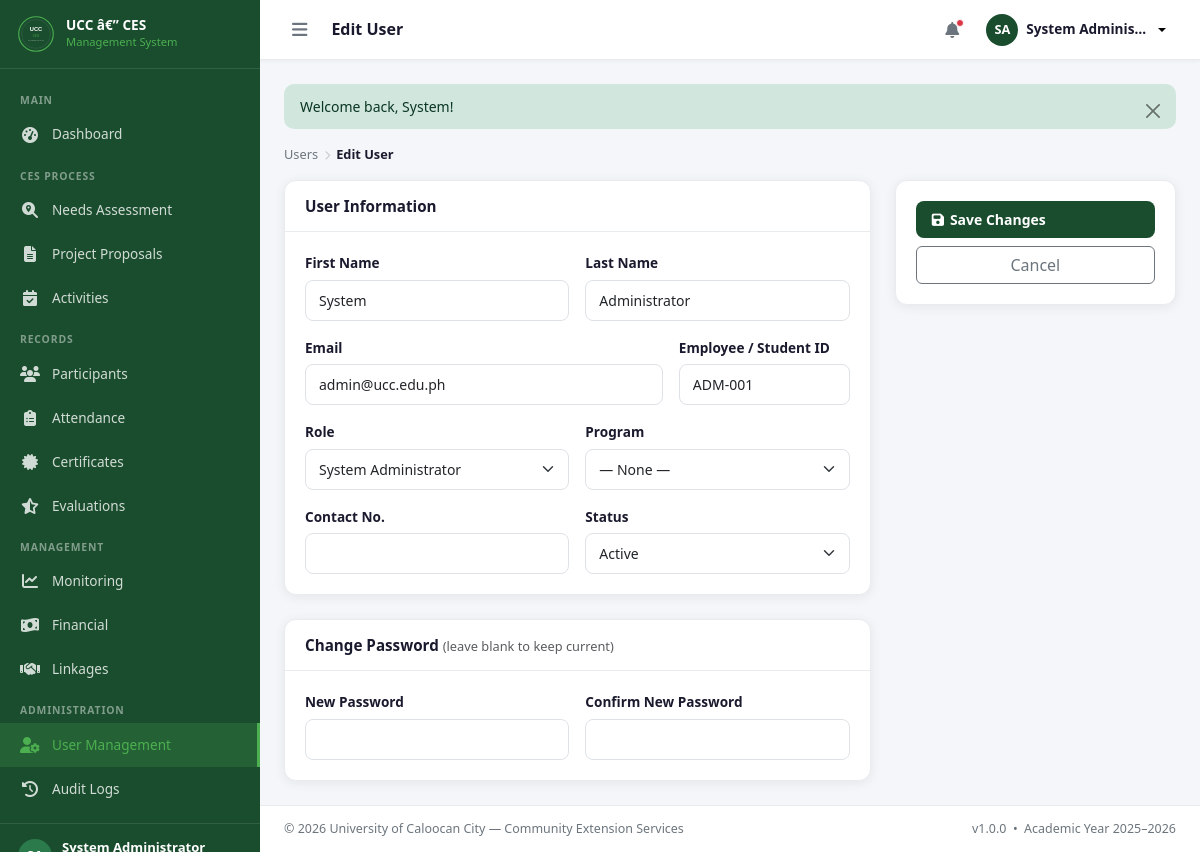
Page /users/edit/1 (signed in) on the committed database.
### tables this page shows
CREATE TABLE `users` (
  `id`           INT UNSIGNED NOT NULL AUTO_INCREMENT,
  `program_id`   INT UNSIGNED DEFAULT NULL,
  `employee_id`  VARCHAR(50)  DEFAULT NULL COMMENT 'Employee or student ID number',
  `first_name`   VARCHAR(100) NOT NULL,
  `last_name`    VARCHAR(100) NOT NULL,
  `email`        VARCHAR(150) NOT NULL,
  `password`     VARCHAR(255) NOT NULL COMMENT 'bcrypt hashed',
  `role`         ENUM('admin','ces_head','program_head','faculty','student') NOT NULL DEFAULT 'student',
  `contact_no`   VARCHAR(20)  DEFAULT NULL,
  `avatar`       VARCHAR(255) DEFAULT NULL,
  `is_active`    TINYINT(1)  NOT NULL DEFAULT 1,
  `last_login`   TIMESTAMP   NULL DEFAULT NULL,
  `created_at`   TIMESTAMP   NOT NULL DEFAULT CURRENT_TIMESTAMP,
  `updated_at`   TIMESTAMP   NOT NULL DEFAULT CURRENT_TIMESTAMP ON UPDATE CURRENT_TIMESTAMP,
  PRIMARY KEY (`id`),
  UNIQUE KEY `uq_users_email` (`email`),
  KEY `fk_users_program` (`program_id`),
  CONSTRAINT `fk_users_program` FOREIGN KEY (`program_id`) REFERENCES `programs` (`id`) ON DELETE SET NULL
);

### core/Controller.php (called while the page is built, shortened)
<?php
class Controller
{
    protected function view(string $view, array $data = [], string $layout = 'main'): void
    {
        extract($data, EXTR_SKIP);
        $viewFile   = APP_PATH . "/views/{$view}.php";
        $layoutFile = APP_PATH . "/views/layouts/{$layout}.php";
        require $viewFile;
        require $layoutFile;
    }
}

### app/controllers/UsersController.php (called while the page is built, shortened)
<?php
class UsersController extends Controller
{
    private UserModel $model;
    public function __construct() { $this->model = new UserModel(); }
    public function edit(string $id): void
    {
        $user = $this->model->findById((int)$id);
        $this->view('users/edit',['pageTitle'=>'Edit User','editUser'=>$user,'programs'=>$this->model->getPrograms()]);
    }
}

### core/App.php (called while the page is built, shortened)
<?php
class App
{
    private string $method     = 'index';
    public function __construct()
    {
        $this->parseUrl();
    }
    private function parseUrl(): void
    {
        $url = $_GET['url'] ?? '';
        $url = rtrim($url, '/');
        $url = filter_var($url, FILTER_SANITIZE_URL);
        $segments = $url ? explode('/', $url) : [];
        $controllerInstance = new $this->controller();
        if (!empty($segments[1])) {
            $methodName = $this->toCamelCase($segments[1]);
            if (method_exists($controllerInstance, $methodName)) {
                $this->method = $methodName;
            } else {
                $this->notFound();
                return;
            }
        }
        $this->params = array_slice($segments, 2);
        call_user_func_array([$controllerInstance, $this->method], $this->params);
    }
    private function toClassName(string $segment): string
    {
        return str_replace(' ', '', ucwords(str_replace(['-', '_'], ' ', $segment)));
    }
    private function toCamelCase(string $segment): string
    {
        $pascal = $this->toClassName($segment);
        return lcfirst($pascal);
    }
}

### index.php (called while the page is built, shortened)
<?php
require_once __DIR__ . '/config/app.php';
require_once __DIR__ . '/config/database.php';
require_once __DIR__ . '/core/Database.php';
require_once __DIR__ . '/core/Session.php';
require_once __DIR__ . '/core/Auth.php';
require_once __DIR__ . '/core/Model.php';
require_once __DIR__ . '/core/Controller.php';
require_once __DIR__ . '/core/App.php';
require_once __DIR__ . '/helpers/functions.php';
new App();

### core/Model.php (called while the page is built, shortened)
<?php
class Model
{
    protected PDO $db;
    public function __construct()
    {
        $this->db = Database::getInstance();
    }
    protected function fetchOne(string $sql, array $params = []): array|false
    {
        $stmt = $this->db->prepare($sql);
        $stmt->execute($params);
        return $stmt->fetch();
    }
}

### core/Database.php (called while the page is built, shortened)
<?php
class Database
{
    private static ?PDO $instance = null;
    public static function getInstance(): PDO
    {
        if (self::$instance === null) {
            $dsn = sprintf(
                'mysql:host=%s;port=%s;dbname=%s;charset=%s',
                DB_HOST, DB_PORT, DB_NAME, DB_CHARSET
            );
            try {
                self::$instance = new PDO($dsn, DB_USER, DB_PASS, [
                    PDO::ATTR_ERRMODE            => PDO::ERRMODE_EXCEPTION,
                    PDO::ATTR_DEFAULT_FETCH_MODE => PDO::FETCH_ASSOC,
                    PDO::ATTR_EMULATE_PREPARES   => false,
                    PDO::MYSQL_ATTR_INIT_COMMAND => "SET NAMES utf8mb4 COLLATE utf8mb4_unicode_ci",
                ]);
            } catch (PDOException $e) {
                error_log('[DB ERROR] ' . $e->getMessage());
                http_response_code(500);
                exit('<h1>Database connection failed.</h1><p>Please contact the system administrator.</p>');
            }
        }
        return self::$instance;
    }
}

### app/models/UserModel.php (called while the page is built, shortened)
<?php
class UserModel extends Model
{
    public function findById(int $id): array|false
    {
        return $this->fetchOne(
            "SELECT u.*, p.name AS program_name
             FROM users u
             LEFT JOIN programs p ON p.id = u.program_id
             WHERE u.id = :id
             LIMIT 1",
            [':id' => $id]
        );
    }
}

### core/Session.php (called while the page is built, shortened)
<?php
class Session
{
    public static function get(string $key, mixed $default = null): mixed
    {
        return $_SESSION[$key] ?? $default;
    }
}

### core/Auth.php (called while the page is built, shortened)
<?php
class Auth
{
    public static function user(): ?array
    {
        return Session::get('auth_user');
    }
}

### app/views/users/edit.php (the view, shortened to what this page needs)
<div class="ces-breadcrumb mb-3"><a href="<?= url('users') ?>">Users</a><span class="separator"><i class="fa fa-chevron-right" style="font-size:.6rem;"></i></span><span class="current">Edit User</span></div>
<form method="POST" action="<?= url('users/update/'.$editUser['id']) ?>">
    <div class="row g-4">
        <div class="col-lg-8">
            <div class="ces-card mb-4"><div class="ces-card-header"><h3 class="card-title">User Information</h3></div><div class="ces-card-body"><div class="row g-3">
                <div class="col-md-6"><label class="form-label">First Name</label><input type="text" name="first_name" class="form-control" value="<?= e($editUser['first_name']) ?>" required></div>
                <div class="col-md-6"><label class="form-label">Last Name</label><input type="text" name="last_name" class="form-control" value="<?= e($editUser['last_name']) ?>" required></div>
                <div class="col-md-8"><label class="form-label">Email</label><input type="email" name="email" class="form-control" value="<?= e($editUser['email']) ?>" required></div>
                <div class="col-md-4"><label class="form-label">Employee / Student ID</label><input type="text" name="employee_id" class="form-control" value="<?= e($editUser['employee_id']) ?>"></div>
                <div class="col-md-6"><label class="form-label">Role</label><select name="role" class="form-select"><?php foreach(ROLE_LABELS as $val=>$lbl): ?><option value="<?= $val ?>" <?= $editUser['role']===$val?'selected':'' ?>><?= $lbl ?></option><?php endforeach; ?></select></div>
                <div class="col-md-6"><label class="form-label">Program</label><select name="program_id" class="form-select"><option value="">— None —</option></select></div>
                <div class="col-md-6"><label class="form-label">Contact No.</label><input type="tel" name="contact_no" class="form-control" value="<?= e($editUser['contact_no']) ?>"></div>
                <div class="col-md-6"><label class="form-label">Status</label><select name="is_active" class="form-select"><option value="1" <?= $editUser['is_active']?'selected':'' ?>>Active</option><option value="0" <?= !$editUser['is_active']?'selected':'' ?>>Inactive</option></select></div>
            </div></div></div>
            <div class="ces-card"><div class="ces-card-header"><h3 class="card-title">Change Password <small class="text-muted" style="font-weight:400;font-size:.8rem;">(leave blank to keep current)</small></h3></div><div class="ces-card-body"><div class="row g-3">
                <div class="col-md-6"><label class="form-label">New Password</label><input type="password" name="new_password" class="form-control" minlength="8"></div>
                <div class="col-md-6"><label class="form-label">Confirm New Password</label><input type="password" name="new_password_confirm" class="form-control"></div>
            </div></div></div>
        </div>
        <div class="col-lg-4"><div class="ces-card"><div class="ces-card-body d-grid gap-2">
            <button type="submit" class="btn-ces-primary"><i class="fa fa-save"></i> Save Changes</button>
            <a href="<?= url('users') ?>" class="btn btn-outline-secondary">Cancel</a>
        </div></div></div>
    </div>
</form>

### app/views/layouts/header.php (shortened to what this page needs)
<?php
$user      = Auth::user();
$initials  = strtoupper(substr($user['first_name'], 0, 1) . substr($user['last_name'], 0, 1));
$pageTitle = $pageTitle ?? 'Dashboard';
?>
<header class="topbar">
    <div class="topbar-left">
        <button class="sidebar-toggle" id="sidebarToggle" aria-label="Toggle sidebar">
            <i class="fa fa-bars"></i>
        </button>
        <h1 class="page-title"><?= e($pageTitle) ?></h1>
    </div>
    <div class="topbar-right">
        <button class="topbar-btn" title="Notifications">
            <i class="fa fa-bell"></i>
            <span class="topbar-badge"></span>
        </button>
        <div class="dropdown">
            <button class="topbar-user dropdown-toggle" data-bs-toggle="dropdown" aria-expanded="false">
                <div class="topbar-avatar">
                    <?php if (!empty($user['avatar'])): ?>
                        <img src="<?= asset('uploads/' . e($user['avatar'])) ?>" alt="">
                    <?php else: ?>
                        <?= e($initials) ?>
                    <?php endif; ?>
                </div>
                <span class="topbar-user-name"><?= e($user['first_name'] . ' ' . $user['last_name']) ?></span>
            </button>
        </div>
    </div>
</header>

### public/assets/css/app.css (style rules this page uses)
:root { --ces-green: #1a4d2e; --ces-green-dark: #143d25; --ces-green-mid: #1f5c37; --ces-green-light: #2a7a4b; --ces-accent: #4caf50; --ces-gold: #f5c842; --sidebar-width: 260px; --sidebar-collapsed: 72px; --topbar-height: 60px; --white: #ffffff; --body-bg: #f4f6f9; --card-bg: #ffffff; --card-shadow: 0 2px 12px rgba(0,0,0,0.07); --card-radius: 12px; --text-primary: #1a1a2e; --text-secondary: #6c757d; --border-color: #e9ecef; --input-focus: #4caf50; --transition: 0.25s ease; }
*, *::before, *::after { box-sizing: border-box; }
body { margin: 0; padding: 0; font-family: 'Segoe UI', system-ui, -apple-system, sans-serif; background: var(--body-bg); color: var(--text-primary); font-size: 0.9rem; overflow-x: hidden; }
a { color: var(--ces-green); text-decoration: none; }
.topbar { height: var(--topbar-height); background: var(--white); border-bottom: 1px solid var(--border-color); display: flex; align-items: center; justify-content: space-between; padding: 0 24px; position: sticky; top: 0; z-index: 1030; box-shadow: 0 1px 4px rgba(0,0,0,0.05); }
.topbar-left { display: flex; align-items: center; gap: 16px; }
.sidebar-toggle { background: none; border: none; padding: 6px 8px; border-radius: 8px; color: var(--text-secondary); cursor: pointer; font-size: 1.1rem; transition: background var(--transition), color var(--transition); line-height: 1; }
.page-title { font-size: 1rem; font-weight: 600; color: var(--text-primary); margin: 0; }
.topbar-right { display: flex; align-items: center; gap: 8px; }
.topbar-btn { position: relative; background: none; border: none; padding: 7px 9px; border-radius: 8px; color: var(--text-secondary); cursor: pointer; font-size: 1rem; transition: background var(--transition), color var(--transition); line-height: 1; }
.topbar-badge { position: absolute; top: 4px; right: 4px; width: 8px; height: 8px; background: #dc3545; border-radius: 50%; border: 1.5px solid var(--white); }
.topbar-user { display: flex; align-items: center; gap: 8px; padding: 5px 10px; border-radius: 8px; cursor: pointer; transition: background var(--transition); border: none; background: none; }
.topbar-avatar { width: 32px; height: 32px; border-radius: 50%; background: var(--ces-green); display: flex; align-items: center; justify-content: center; font-weight: 700; font-size: 0.8rem; color: var(--white); overflow: hidden; flex-shrink: 0; }
.topbar-user-name { font-size: 0.85rem; font-weight: 600; color: var(--text-primary); max-width: 120px; white-space: nowrap; overflow: hidden; text-overflow: ellipsis; }
.ces-card { background: var(--card-bg); border-radius: var(--card-radius); box-shadow: var(--card-shadow); border: 1px solid var(--border-color); overflow: hidden; }
.ces-card-header { padding: 16px 20px; border-bottom: 1px solid var(--border-color); display: flex; align-items: center; justify-content: space-between; gap: 12px; }
.ces-card-header .card-title { font-size: 0.95rem; font-weight: 700; color: var(--text-primary); margin: 0; }
.ces-card-body { padding: 20px; }
.btn-ces-primary { background: var(--ces-green); color: var(--white); border: none; border-radius: 8px; padding: 8px 16px; font-size: 0.875rem; font-weight: 600; cursor: pointer; transition: background var(--transition), transform 0.1s; display: inline-flex; align-items: center; gap: 6px; text-decoration: none; }
.form-label { font-size: 0.85rem; font-weight: 600; color: var(--text-primary); margin-bottom: 6px; }
.form-control, .form-select { border-radius: 8px; border: 1.5px solid #dee2e6; padding: 9px 13px; font-size: 0.875rem; transition: border-color 0.2s, box-shadow 0.2s; }
.ces-breadcrumb { display: flex; align-items: center; gap: 6px; font-size: 0.8rem; color: var(--text-secondary); margin-bottom: 20px; }
.ces-breadcrumb a { color: var(--text-secondary); text-decoration: none; }
.ces-breadcrumb .separator { color: #ccc; }
.ces-breadcrumb .current { color: var(--text-primary); font-weight: 600; }

### rows in the picture
users: initials "SA", first_name+last_name "System Adminis…", first_name "System", last_name "Administrator", email "admin@ucc.edu.ph", employee_id "ADM-001", role "System Administrator", is_active "Active"

### other values in the picture
$label "Dashboard Needs Assessment Project Proposals Activities Participants Attendance Certificates Evaluations Monitoring Financial Linkages User Management Audit Logs"
$pageTitle "Edit User"
$message "Welcome back, System!"
APP_VERSION "1.0.0"
